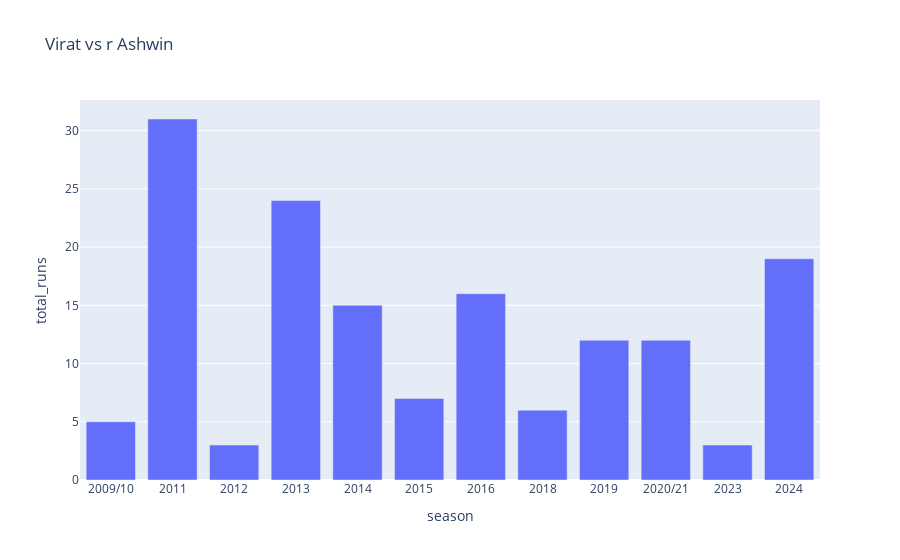

The cell this chart's notebook holds for it:
### Code cell
mask1 = deliveries['batter'].str.lower() == 'V kohli'.lower()
mask2 = deliveries['bowler'] == 'R Ashwin'
val = new[mask1 & mask2].groupby(['season','batter','bowler'])['total_runs'].count().reset_index().drop_duplicates(subset='season')
fig = px.bar(
    val, 
    x="season", 
    y="total_runs", 
    # color="batter",   # optional: color by batte//r
    title="Virat vs r Ashwin"
)
fig.show()

### Figure 1 — Plotly figure (JSON) as saved in the notebook; plotly's stock layout.template omitted (floating-point values rounded to 4 significant figures)
{"data": [{"hovertemplate": "season=%{x}<br>total_runs=%{y}<extra></extra>", "legendgroup": "", "marker": {"color": "#636efa", "pattern": {"shape": ""}}, "name": "", "orientation": "v", "showlegend": false, "textposition": "auto", "type": "bar", "x": ["2009/10", "2011", "2012", "2013", "2014", "2015", "2016", "2018", "2019", "2020/21", "2023", "2024"], "xaxis": "x", "y": [5, 31, 3, 24, 15, 7, 16, 6, 12, 12, 3, 19], "yaxis": "y"}], "layout": {"barmode": "relative", "legend": {"tracegroupgap": 0}, "title": {"text": "Virat vs r Ashwin"}, "xaxis": {"anchor": "y", "domain": [0, 1], "title": {"text": "season"}}, "yaxis": {"anchor": "x", "domain": [0, 1], "title": {"text": "total_runs"}}}}
